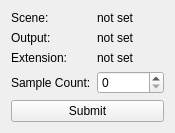
<?xml version="1.0" encoding="UTF-8"?>
<ui version="4.0">
 <class>uirenderoptions</class>
 <widget class="QWidget" name="uirenderoptions">
  <property name="windowModality">
   <enum>Qt::NonModal</enum>
  </property>
  <property name="enabled">
   <bool>true</bool>
  </property>
  <property name="geometry">
   <rect>
    <x>0</x>
    <y>0</y>
    <width>299</width>
    <height>146</height>
   </rect>
  </property>
  <property name="sizePolicy">
   <sizepolicy hsizetype="Fixed" vsizetype="Fixed">
    <horstretch>0</horstretch>
    <verstretch>0</verstretch>
   </sizepolicy>
  </property>
  <property name="minimumSize">
   <size>
    <width>0</width>
    <height>0</height>
   </size>
  </property>
  <property name="windowTitle">
   <string>Render Options</string>
  </property>
  <layout class="QVBoxLayout" name="verticalLayout_2">
   <property name="sizeConstraint">
    <enum>QLayout::SetFixedSize</enum>
   </property>
   <item>
    <layout class="QFormLayout" name="layoutRenderOptions">
     <item row="3" column="0">
      <widget class="QLabel" name="labelSampleCount">
       <property name="text">
        <string>Sample Count:</string>
       </property>
      </widget>
     </item>
     <item row="3" column="1">
      <widget class="QSpinBox" name="sbSampleCount">
       <property name="maximum">
        <number>999999999</number>
       </property>
      </widget>
     </item>
     <item row="0" column="0">
      <widget class="QLabel" name="labelScene">
       <property name="text">
        <string>Scene:</string>
       </property>
      </widget>
     </item>
     <item row="0" column="1">
      <widget class="QLabel" name="labelSceneName">
       <property name="text">
        <string>not set</string>
       </property>
      </widget>
     </item>
     <item row="1" column="0">
      <widget class="QLabel" name="labelOutput">
       <property name="text">
        <string>Output:</string>
       </property>
      </widget>
     </item>
     <item row="2" column="0">
      <widget class="QLabel" name="labelExtension">
       <property name="text">
        <string>Extension:</string>
       </property>
      </widget>
     </item>
     <item row="1" column="1">
      <widget class="QLabel" name="labelOutputName">
       <property name="text">
        <string>not set</string>
       </property>
      </widget>
     </item>
     <item row="2" column="1">
      <widget class="QLabel" name="labelExtensionName">
       <property name="text">
        <string>not set</string>
       </property>
      </widget>
     </item>
    </layout>
   </item>
   <item>
    <widget class="QPushButton" name="btnSubmit">
     <property name="text">
      <string>Submit</string>
     </property>
    </widget>
   </item>
  </layout>
 </widget>
 <resources/>
 <connections/>
</ui>
